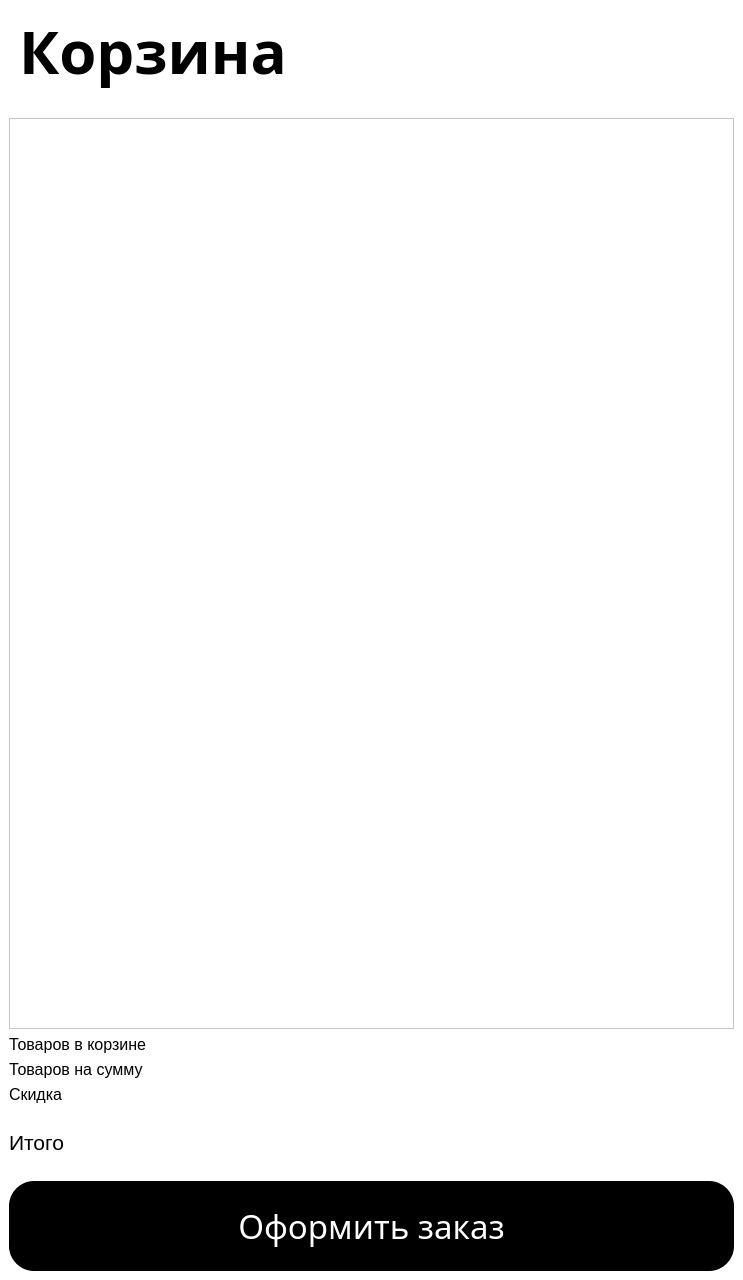
<?xml version="1.0" encoding="UTF-8"?>
<ui version="4.0">
 <class>CardWindow</class>
 <widget class="QMainWindow" name="CardWindow">
  <property name="geometry">
   <rect>
    <x>0</x>
    <y>0</y>
    <width>738</width>
    <height>1280</height>
   </rect>
  </property>
  <property name="windowTitle">
   <string>MainWindow</string>
  </property>
  <property name="styleSheet">
   <string notr="true">background-color: white;</string>
  </property>
  <widget class="QWidget" name="centralwidget">
   <layout class="QVBoxLayout" name="verticalLayout">
    <item>
     <layout class="QHBoxLayout" name="horizontalLayout_6">
      <property name="spacing">
       <number>30</number>
      </property>
      <property name="leftMargin">
       <number>10</number>
      </property>
      <item>
       <widget class="QLabel" name="label_2">
        <property name="minimumSize">
         <size>
          <width>350</width>
          <height>0</height>
         </size>
        </property>
        <property name="font">
         <font>
          <family>Noto Sans</family>
          <pointsize>45</pointsize>
          <weight>75</weight>
          <italic>false</italic>
          <bold>true</bold>
         </font>
        </property>
        <property name="styleSheet">
         <string notr="true">font: 45 pt &quot;Noto Sans&quot; ;
font-weight: bold;
color: black;</string>
        </property>
        <property name="text">
         <string>Корзина</string>
        </property>
       </widget>
      </item>
      <item>
       <widget class="QPushButton" name="fit_pushButton_2">
        <property name="maximumSize">
         <size>
          <width>81</width>
          <height>81</height>
         </size>
        </property>
        <property name="styleSheet">
         <string notr="true">border: none;</string>
        </property>
        <property name="text">
         <string/>
        </property>
        <property name="icon">
         <iconset>
          <normaloff>../img/UI-images/fit.png</normaloff>../img/UI-images/fit.png</iconset>
        </property>
        <property name="iconSize">
         <size>
          <width>70</width>
          <height>70</height>
         </size>
        </property>
       </widget>
      </item>
      <item>
       <widget class="QPushButton" name="gallery_pushButton_2">
        <property name="maximumSize">
         <size>
          <width>81</width>
          <height>81</height>
         </size>
        </property>
        <property name="styleSheet">
         <string notr="true">border: none;
</string>
        </property>
        <property name="text">
         <string/>
        </property>
        <property name="icon">
         <iconset>
          <normaloff>../img/UI-images/Кнопка в каталог.png</normaloff>../img/UI-images/Кнопка в каталог.png</iconset>
        </property>
        <property name="iconSize">
         <size>
          <width>55</width>
          <height>55</height>
         </size>
        </property>
       </widget>
      </item>
     </layout>
    </item>
    <item>
     <spacer name="verticalSpacer">
      <property name="orientation">
       <enum>Qt::Vertical</enum>
      </property>
      <property name="sizeType">
       <enum>QSizePolicy::Maximum</enum>
      </property>
      <property name="sizeHint" stdset="0">
       <size>
        <width>20</width>
        <height>20</height>
       </size>
      </property>
     </spacer>
    </item>
    <item>
     <widget class="QScrollArea" name="scrollArea">
      <property name="minimumSize">
       <size>
        <width>720</width>
        <height>0</height>
       </size>
      </property>
      <property name="widgetResizable">
       <bool>true</bool>
      </property>
      <widget class="QWidget" name="scrollAreaWidgetContents_2">
       <property name="geometry">
        <rect>
         <x>0</x>
         <y>0</y>
         <width>722</width>
         <height>868</height>
        </rect>
       </property>
       <layout class="QVBoxLayout" name="verticalLayout_2">
        <item>
         <layout class="QVBoxLayout" name="verticalLayout_3"/>
        </item>
       </layout>
      </widget>
     </widget>
    </item>
    <item>
     <layout class="QHBoxLayout" name="horizontalLayout">
      <item>
       <widget class="QLabel" name="label_4">
        <property name="font">
         <font>
          <pointsize>12</pointsize>
         </font>
        </property>
        <property name="styleSheet">
         <string notr="true">color: black;</string>
        </property>
        <property name="text">
         <string>Товаров в корзине</string>
        </property>
       </widget>
      </item>
      <item>
       <widget class="QLabel" name="label">
        <property name="layoutDirection">
         <enum>Qt::LeftToRight</enum>
        </property>
        <property name="styleSheet">
         <string notr="true">color: black;</string>
        </property>
        <property name="text">
         <string/>
        </property>
        <property name="alignment">
         <set>Qt::AlignRight|Qt::AlignTrailing|Qt::AlignVCenter</set>
        </property>
       </widget>
      </item>
     </layout>
    </item>
    <item>
     <layout class="QHBoxLayout" name="horizontalLayout_2">
      <item>
       <widget class="QLabel" name="label_5">
        <property name="font">
         <font>
          <pointsize>12</pointsize>
         </font>
        </property>
        <property name="styleSheet">
         <string notr="true">color: black;</string>
        </property>
        <property name="text">
         <string>Товаров на сумму</string>
        </property>
       </widget>
      </item>
      <item>
       <widget class="QLabel" name="label_7">
        <property name="styleSheet">
         <string notr="true">color: black;</string>
        </property>
        <property name="text">
         <string/>
        </property>
        <property name="alignment">
         <set>Qt::AlignRight|Qt::AlignTrailing|Qt::AlignVCenter</set>
        </property>
       </widget>
      </item>
     </layout>
    </item>
    <item>
     <layout class="QHBoxLayout" name="horizontalLayout_3">
      <item>
       <widget class="QLabel" name="label_3">
        <property name="font">
         <font>
          <pointsize>12</pointsize>
         </font>
        </property>
        <property name="styleSheet">
         <string notr="true">color: black;</string>
        </property>
        <property name="text">
         <string>Скидка</string>
        </property>
       </widget>
      </item>
      <item>
       <widget class="QLabel" name="label_8">
        <property name="styleSheet">
         <string notr="true">color: black;</string>
        </property>
        <property name="text">
         <string/>
        </property>
        <property name="alignment">
         <set>Qt::AlignRight|Qt::AlignTrailing|Qt::AlignVCenter</set>
        </property>
       </widget>
      </item>
     </layout>
    </item>
    <item>
     <spacer name="verticalSpacer_2">
      <property name="orientation">
       <enum>Qt::Vertical</enum>
      </property>
      <property name="sizeType">
       <enum>QSizePolicy::Fixed</enum>
      </property>
      <property name="sizeHint" stdset="0">
       <size>
        <width>20</width>
        <height>20</height>
       </size>
      </property>
     </spacer>
    </item>
    <item>
     <layout class="QHBoxLayout" name="horizontalLayout_4">
      <item>
       <widget class="QLabel" name="label_6">
        <property name="font">
         <font>
          <pointsize>16</pointsize>
         </font>
        </property>
        <property name="styleSheet">
         <string notr="true">color: black;</string>
        </property>
        <property name="text">
         <string>Итого</string>
        </property>
       </widget>
      </item>
      <item>
       <widget class="QLabel" name="label_9">
        <property name="styleSheet">
         <string notr="true">color: black;</string>
        </property>
        <property name="text">
         <string/>
        </property>
        <property name="alignment">
         <set>Qt::AlignRight|Qt::AlignTrailing|Qt::AlignVCenter</set>
        </property>
       </widget>
      </item>
     </layout>
    </item>
    <item>
     <spacer name="verticalSpacer_3">
      <property name="orientation">
       <enum>Qt::Vertical</enum>
      </property>
      <property name="sizeType">
       <enum>QSizePolicy::Fixed</enum>
      </property>
      <property name="sizeHint" stdset="0">
       <size>
        <width>300</width>
        <height>20</height>
       </size>
      </property>
     </spacer>
    </item>
    <item>
     <widget class="QPushButton" name="pushButton">
      <property name="enabled">
       <bool>true</bool>
      </property>
      <property name="minimumSize">
       <size>
        <width>725</width>
        <height>90</height>
       </size>
      </property>
      <property name="maximumSize">
       <size>
        <width>725</width>
        <height>16777215</height>
       </size>
      </property>
      <property name="font">
       <font>
        <family>MS Reference Sans Serif</family>
        <pointsize>25</pointsize>
        <weight>50</weight>
        <italic>false</italic>
        <bold>false</bold>
       </font>
      </property>
      <property name="layoutDirection">
       <enum>Qt::LeftToRight</enum>
      </property>
      <property name="styleSheet">
       <string notr="true">background: black;
font: 25pt &quot;MS Reference Sans Serif&quot;;
border-radius: 25px;
color: white;</string>
      </property>
      <property name="text">
       <string>Оформить заказ</string>
      </property>
     </widget>
    </item>
   </layout>
  </widget>
 </widget>
 <resources/>
 <connections/>
</ui>
